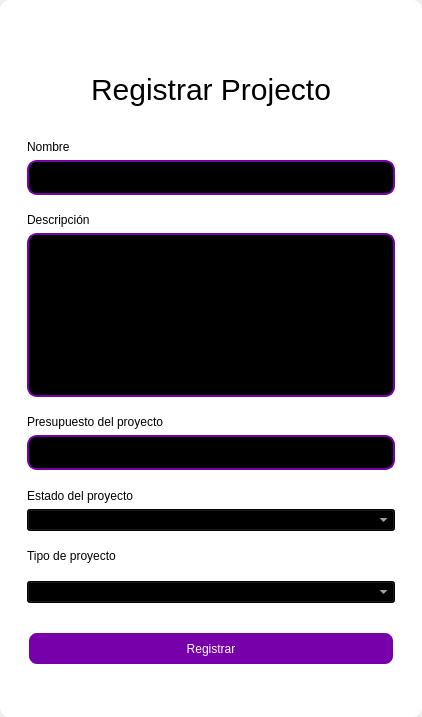
<?xml version="1.0" encoding="UTF-8"?>
<ui version="4.0">
 <class>MainWindow</class>
 <widget class="QMainWindow" name="MainWindow">
  <property name="geometry">
   <rect>
    <x>0</x>
    <y>0</y>
    <width>422</width>
    <height>717</height>
   </rect>
  </property>
  <property name="windowTitle">
   <string>MainWindow</string>
  </property>
  <property name="styleSheet">
   <string notr="true"/>
  </property>
  <widget class="QWidget" name="centralwidget">
   <property name="styleSheet">
    <string notr="true"/>
   </property>
   <layout class="QVBoxLayout" name="verticalLayout">
    <property name="spacing">
     <number>0</number>
    </property>
    <property name="leftMargin">
     <number>0</number>
    </property>
    <property name="topMargin">
     <number>0</number>
    </property>
    <property name="rightMargin">
     <number>0</number>
    </property>
    <property name="bottomMargin">
     <number>0</number>
    </property>
    <item>
     <widget class="QFrame" name="frame">
      <property name="enabled">
       <bool>true</bool>
      </property>
      <property name="styleSheet">
       <string notr="true">QFrame {
	border-radius:10px;
	background-color: rgb(255, 255, 255);
 }
</string>
      </property>
      <property name="frameShape">
       <enum>QFrame::StyledPanel</enum>
      </property>
      <property name="frameShadow">
       <enum>QFrame::Raised</enum>
      </property>
      <layout class="QVBoxLayout" name="verticalLayout_2">
       <item>
        <widget class="QFrame" name="frame_superior">
         <property name="minimumSize">
          <size>
           <width>0</width>
           <height>40</height>
          </size>
         </property>
         <property name="maximumSize">
          <size>
           <width>16777215</width>
           <height>40</height>
          </size>
         </property>
         <property name="styleSheet">
          <string notr="true">QPushButton{
border-radius:18px;
}

QPushButton:hover{
	background-color: rgb(0, 0, 0);
}
</string>
         </property>
         <property name="frameShape">
          <enum>QFrame::StyledPanel</enum>
         </property>
         <property name="frameShadow">
          <enum>QFrame::Raised</enum>
         </property>
         <layout class="QHBoxLayout" name="horizontalLayout_3">
          <property name="spacing">
           <number>4</number>
          </property>
          <property name="leftMargin">
           <number>0</number>
          </property>
          <property name="topMargin">
           <number>0</number>
          </property>
          <property name="rightMargin">
           <number>0</number>
          </property>
          <property name="bottomMargin">
           <number>0</number>
          </property>
          <item>
           <widget class="QPushButton" name="btn_icon">
            <property name="text">
             <string/>
            </property>
            <property name="iconSize">
             <size>
              <width>40</width>
              <height>40</height>
             </size>
            </property>
           </widget>
          </item>
          <item>
           <spacer name="horizontalSpacer_2">
            <property name="orientation">
             <enum>Qt::Horizontal</enum>
            </property>
            <property name="sizeHint" stdset="0">
             <size>
              <width>443</width>
              <height>20</height>
             </size>
            </property>
           </spacer>
          </item>
          <item>
           <widget class="QPushButton" name="bt_minimizar">
            <property name="minimumSize">
             <size>
              <width>38</width>
              <height>38</height>
             </size>
            </property>
            <property name="maximumSize">
             <size>
              <width>38</width>
              <height>38</height>
             </size>
            </property>
            <property name="cursor">
             <cursorShape>PointingHandCursor</cursorShape>
            </property>
            <property name="text">
             <string/>
            </property>
            <property name="icon">
             <iconset>
              <normaloff>image/minus.svg</normaloff>image/minus.svg</iconset>
            </property>
            <property name="iconSize">
             <size>
              <width>38</width>
              <height>38</height>
             </size>
            </property>
           </widget>
          </item>
          <item>
           <widget class="QPushButton" name="bt_maximizar">
            <property name="minimumSize">
             <size>
              <width>38</width>
              <height>38</height>
             </size>
            </property>
            <property name="maximumSize">
             <size>
              <width>38</width>
              <height>38</height>
             </size>
            </property>
            <property name="cursor">
             <cursorShape>PointingHandCursor</cursorShape>
            </property>
            <property name="text">
             <string/>
            </property>
            <property name="icon">
             <iconset>
              <normaloff>image/chevron-up.svg</normaloff>image/chevron-up.svg</iconset>
            </property>
            <property name="iconSize">
             <size>
              <width>38</width>
              <height>38</height>
             </size>
            </property>
           </widget>
          </item>
          <item>
           <widget class="QPushButton" name="bt_restaurar">
            <property name="minimumSize">
             <size>
              <width>38</width>
              <height>38</height>
             </size>
            </property>
            <property name="maximumSize">
             <size>
              <width>38</width>
              <height>38</height>
             </size>
            </property>
            <property name="cursor">
             <cursorShape>PointingHandCursor</cursorShape>
            </property>
            <property name="text">
             <string/>
            </property>
            <property name="icon">
             <iconset>
              <normaloff>image/chevron-down.svg</normaloff>image/chevron-down.svg</iconset>
            </property>
            <property name="iconSize">
             <size>
              <width>38</width>
              <height>38</height>
             </size>
            </property>
           </widget>
          </item>
          <item>
           <widget class="QPushButton" name="bt_cerrar">
            <property name="minimumSize">
             <size>
              <width>38</width>
              <height>38</height>
             </size>
            </property>
            <property name="maximumSize">
             <size>
              <width>38</width>
              <height>38</height>
             </size>
            </property>
            <property name="cursor">
             <cursorShape>PointingHandCursor</cursorShape>
            </property>
            <property name="text">
             <string/>
            </property>
            <property name="icon">
             <iconset>
              <normaloff>image/x.svg</normaloff>image/x.svg</iconset>
            </property>
            <property name="iconSize">
             <size>
              <width>38</width>
              <height>38</height>
             </size>
            </property>
           </widget>
          </item>
         </layout>
        </widget>
       </item>
       <item>
        <widget class="QFrame" name="frame_3">
         <property name="styleSheet">
          <string notr="true">QLabel {
	color: rgb(255, 255, 254);
	font: 12pt &quot;Arial&quot;;
	background-color: rgba(0, 0, 0,0);
}

QTextEdit{
background-color: rgba(0, 0, 0,0);
border-radius:10px; 
font: 12pt &quot;Arial&quot;;
color: rgb(255, 255, 254);
border: 2px solid  rgb(255, 255, 255);

}

QTextEdit:hover{
background-color: rgba(0, 0, 0,0);
border-radius:10px; 
font: 12pt &quot;Arial&quot;;
border: 2px solid  rgb(120, 0, 171);
}

QTextEdit:focus{
background-color: rgb(0, 0, 0);
border-radius:10px; 
font: 12pt &quot;Arial&quot;;
border: 2px solid rgb(120, 0, 171);
}

QLineEdit{
background-color: rgba(0, 0, 0,0);
border-radius:10px; 
font: 12pt &quot;Arial&quot;;
color: rgb(255, 255, 254);
border: 2px solid  rgb(255, 255, 255);

}

QLineEdit:hover{
background-color: rgba(0, 0, 0,0);
border-radius:10px; 
font: 12pt &quot;Arial&quot;;
border: 2px solid  rgb(120, 0, 171);
}

QLineEdit:focus{
background-color: rgb(0, 0, 0);
border-radius:10px; 
font: 12pt &quot;Arial&quot;;
border: 2px solid rgb(120, 0, 171);
}

QCheckBox{
	font: 12pt &quot;Arial&quot;;
	color: rgb(255, 255, 255);
}

QCheckBox::indicator {
    width: 18px;
    height:18px;
}

QCheckBox::indicator:unchecked {
   background-image: url(image/square.svg);
}

QCheckBox::indicator:checked {
   background-image: url(image/check-square.svg);
}

QPushButton{
border-radius:10px; 
font: 12pt &quot;Arial&quot;;
color: rgb(255, 255, 254);
border: 2px solid #ffffff;
}

QPushButton:hover{
border-radius:10px; 
font: 12pt &quot;Arial&quot;;
color: rgb(255, 255, 255);
border: 2px solid rgb(120, 0, 171);
	background-color: rgb(120, 0, 171);
}
</string>
         </property>
         <property name="frameShape">
          <enum>QFrame::StyledPanel</enum>
         </property>
         <property name="frameShadow">
          <enum>QFrame::Raised</enum>
         </property>
         <layout class="QHBoxLayout" name="horizontalLayout_4">
          <item>
           <layout class="QVBoxLayout" name="verticalLayout_4">
            <property name="spacing">
             <number>5</number>
            </property>
            <property name="rightMargin">
             <number>0</number>
            </property>
            <property name="bottomMargin">
             <number>0</number>
            </property>
            <item>
             <widget class="QLabel" name="label_3">
              <property name="minimumSize">
               <size>
                <width>100</width>
                <height>50</height>
               </size>
              </property>
              <property name="styleSheet">
               <string notr="true">font-size: 30px;
color: rgb(0, 0, 0);</string>
              </property>
              <property name="text">
               <string>Registrar Projecto</string>
              </property>
              <property name="alignment">
               <set>Qt::AlignCenter</set>
              </property>
             </widget>
            </item>
            <item>
             <widget class="QFrame" name="frame_4">
              <property name="maximumSize">
               <size>
                <width>400</width>
                <height>700</height>
               </size>
              </property>
              <property name="styleSheet">
               <string notr="true">QLabel {
color: rgb(0, 0, 0);
	font: 12pt &quot;Arial&quot;;
	background-color: rgba(0, 0, 0,0);
}

QTextEdit{
background-color: rgb(0, 0, 0);
border-radius:10px; 
font: 12pt &quot;Arial&quot;;
color: rgb(255, 255, 254);
border: 2px solid  rgb(120, 0, 171);
}

QTextEdit:hover{
background-color: rgba(0, 0, 0,0);
border-radius:10px; 
font: 12pt &quot;Arial&quot;;
border: 2px solid  rgb(120, 0, 171);
}

QTextEdit:focus{
background-color: rgb(0, 0, 0);
border-radius:10px; 
font: 12pt &quot;Arial&quot;;
border: 2px solid rgb(120, 0, 171);
}

QLineEdit{
background-color: rgb(0, 0, 0);
border-radius:10px; 
font: 12pt &quot;Arial&quot;;
color: rgb(255, 255, 254);
border: 2px solid  rgb(120, 0, 171);
}

QLineEdit:hover{
background-color: rgba(0, 0, 0,0);
border-radius:10px; 
font: 12pt &quot;Arial&quot;;
border: 2px solid  rgb(120, 0, 171);
}

QLineEdit:focus{
background-color: rgb(0, 0, 0);
border-radius:10px; 
font: 12pt &quot;Arial&quot;;
border: 2px solid rgb(120, 0, 171);
}

QCheckBox{
	font: 12pt &quot;Arial&quot;;
	color: rgb(255, 255, 255);
}

QCheckBox::indicator {
    width: 18px;
    height:18px;
}

QCheckBox::indicator:unchecked {
   background-image: url(image/square.svg);
}

QCheckBox::indicator:checked {
   background-image: url(image/check-square.svg);
}

QPushButton{
border-radius:10px; 
font: 12pt &quot;Arial&quot;;
color: rgb(255, 255, 254);
border: 2px solid #ffffff;
	background-color: rgb(120, 0, 171);

}

QPushButton:hover{
border-radius:10px; 
font: 12pt &quot;Arial&quot;;
color: rgb(255, 255, 255);
border: 2px solid rgb(120, 0, 171);
	background-color: rgb(120, 0, 171);
}
</string>
              </property>
              <property name="frameShape">
               <enum>QFrame::StyledPanel</enum>
              </property>
              <property name="frameShadow">
               <enum>QFrame::Raised</enum>
              </property>
              <layout class="QVBoxLayout" name="verticalLayout_3">
               <property name="leftMargin">
                <number>9</number>
               </property>
               <property name="topMargin">
                <number>9</number>
               </property>
               <property name="rightMargin">
                <number>9</number>
               </property>
               <property name="bottomMargin">
                <number>9</number>
               </property>
               <item>
                <spacer name="verticalSpacer_3">
                 <property name="orientation">
                  <enum>Qt::Vertical</enum>
                 </property>
                 <property name="sizeHint" stdset="0">
                  <size>
                   <width>20</width>
                   <height>40</height>
                  </size>
                 </property>
                </spacer>
               </item>
               <item>
                <widget class="QLabel" name="label_4">
                 <property name="text">
                  <string>Nombre</string>
                 </property>
                </widget>
               </item>
               <item>
                <widget class="QLineEdit" name="nametxt">
                 <property name="minimumSize">
                  <size>
                   <width>0</width>
                   <height>35</height>
                  </size>
                 </property>
                 <property name="text">
                  <string/>
                 </property>
                </widget>
               </item>
               <item>
                <spacer name="verticalSpacer_4">
                 <property name="orientation">
                  <enum>Qt::Vertical</enum>
                 </property>
                 <property name="sizeHint" stdset="0">
                  <size>
                   <width>20</width>
                   <height>40</height>
                  </size>
                 </property>
                </spacer>
               </item>
               <item>
                <widget class="QLabel" name="label_8">
                 <property name="text">
                  <string>Descripción</string>
                 </property>
                </widget>
               </item>
               <item>
                <widget class="QTextEdit" name="descriptiontxt"/>
               </item>
               <item>
                <spacer name="verticalSpacer">
                 <property name="orientation">
                  <enum>Qt::Vertical</enum>
                 </property>
                 <property name="sizeHint" stdset="0">
                  <size>
                   <width>20</width>
                   <height>40</height>
                  </size>
                 </property>
                </spacer>
               </item>
               <item>
                <widget class="QLabel" name="label_5">
                 <property name="text">
                  <string>Presupuesto del proyecto</string>
                 </property>
                </widget>
               </item>
               <item>
                <widget class="QLineEdit" name="budgettxt">
                 <property name="minimumSize">
                  <size>
                   <width>0</width>
                   <height>35</height>
                  </size>
                 </property>
                 <property name="maximumSize">
                  <size>
                   <width>16777215</width>
                   <height>16777215</height>
                  </size>
                 </property>
                 <property name="echoMode">
                  <enum>QLineEdit::Normal</enum>
                 </property>
                </widget>
               </item>
               <item>
                <spacer name="verticalSpacer_5">
                 <property name="orientation">
                  <enum>Qt::Vertical</enum>
                 </property>
                 <property name="sizeHint" stdset="0">
                  <size>
                   <width>20</width>
                   <height>40</height>
                  </size>
                 </property>
                </spacer>
               </item>
               <item>
                <widget class="QLabel" name="label">
                 <property name="text">
                  <string>Estado del proyecto</string>
                 </property>
                </widget>
               </item>
               <item>
                <widget class="QComboBox" name="status_combobox">
                 <property name="styleSheet">
                  <string notr="true">background-color: rgb(0, 0, 0);
color: rgb(255, 255, 255);</string>
                 </property>
                </widget>
               </item>
               <item>
                <spacer name="verticalSpacer_6">
                 <property name="orientation">
                  <enum>Qt::Vertical</enum>
                 </property>
                 <property name="sizeHint" stdset="0">
                  <size>
                   <width>20</width>
                   <height>40</height>
                  </size>
                 </property>
                </spacer>
               </item>
               <item>
                <widget class="QLabel" name="label_2">
                 <property name="text">
                  <string>Tipo de proyecto</string>
                 </property>
                </widget>
               </item>
               <item>
                <spacer name="verticalSpacer_10">
                 <property name="orientation">
                  <enum>Qt::Vertical</enum>
                 </property>
                 <property name="sizeHint" stdset="0">
                  <size>
                   <width>20</width>
                   <height>40</height>
                  </size>
                 </property>
                </spacer>
               </item>
               <item>
                <widget class="QComboBox" name="type_combobox">
                 <property name="styleSheet">
                  <string notr="true">background-color: rgb(0, 0, 0);
color: rgb(255, 255, 255);</string>
                 </property>
                </widget>
               </item>
               <item>
                <spacer name="verticalSpacer_9">
                 <property name="orientation">
                  <enum>Qt::Vertical</enum>
                 </property>
                 <property name="sizeHint" stdset="0">
                  <size>
                   <width>20</width>
                   <height>50</height>
                  </size>
                 </property>
                </spacer>
               </item>
               <item>
                <widget class="QPushButton" name="btn_add">
                 <property name="minimumSize">
                  <size>
                   <width>0</width>
                   <height>35</height>
                  </size>
                 </property>
                 <property name="cursor">
                  <cursorShape>PointingHandCursor</cursorShape>
                 </property>
                 <property name="text">
                  <string>Registrar</string>
                 </property>
                </widget>
               </item>
               <item>
                <spacer name="verticalSpacer_7">
                 <property name="orientation">
                  <enum>Qt::Vertical</enum>
                 </property>
                 <property name="sizeHint" stdset="0">
                  <size>
                   <width>20</width>
                   <height>40</height>
                  </size>
                 </property>
                </spacer>
               </item>
               <item>
                <spacer name="verticalSpacer_8">
                 <property name="orientation">
                  <enum>Qt::Vertical</enum>
                 </property>
                 <property name="sizeHint" stdset="0">
                  <size>
                   <width>20</width>
                   <height>40</height>
                  </size>
                 </property>
                </spacer>
               </item>
              </layout>
             </widget>
            </item>
           </layout>
          </item>
         </layout>
        </widget>
       </item>
      </layout>
     </widget>
    </item>
   </layout>
  </widget>
 </widget>
 <resources/>
 <connections/>
</ui>
